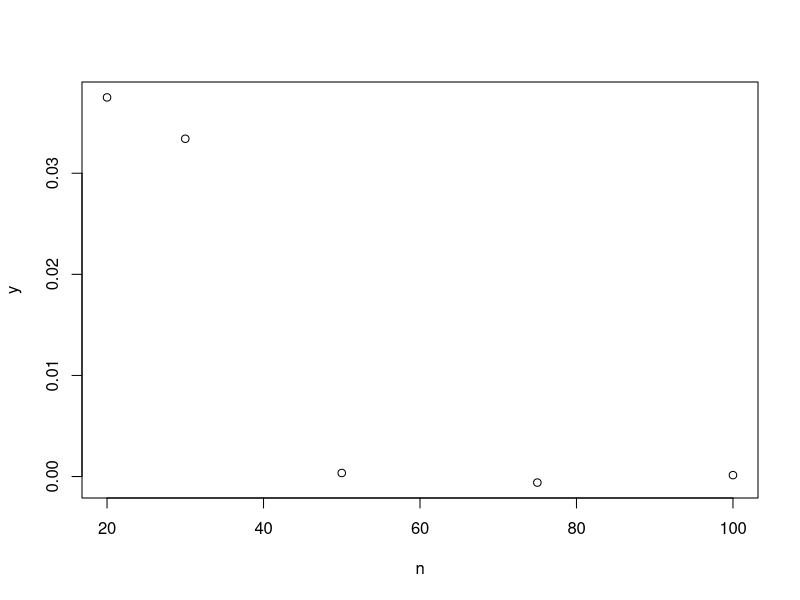
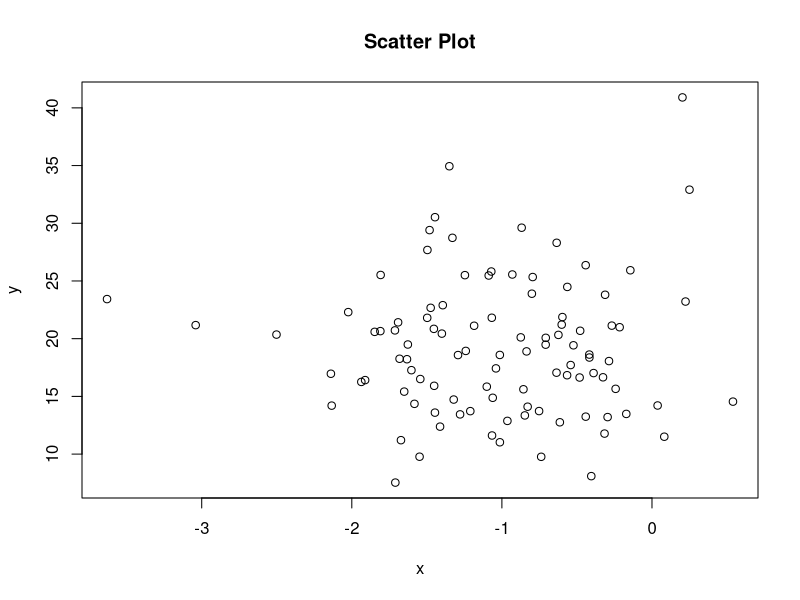
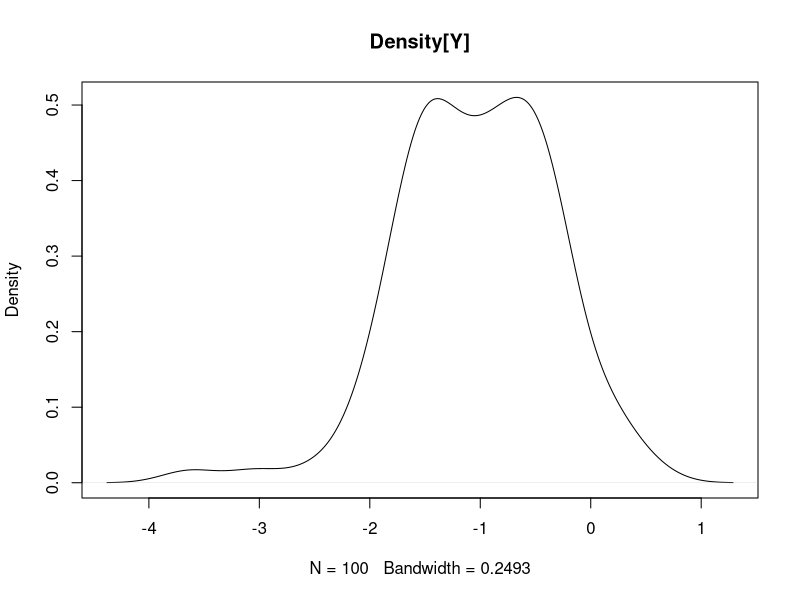
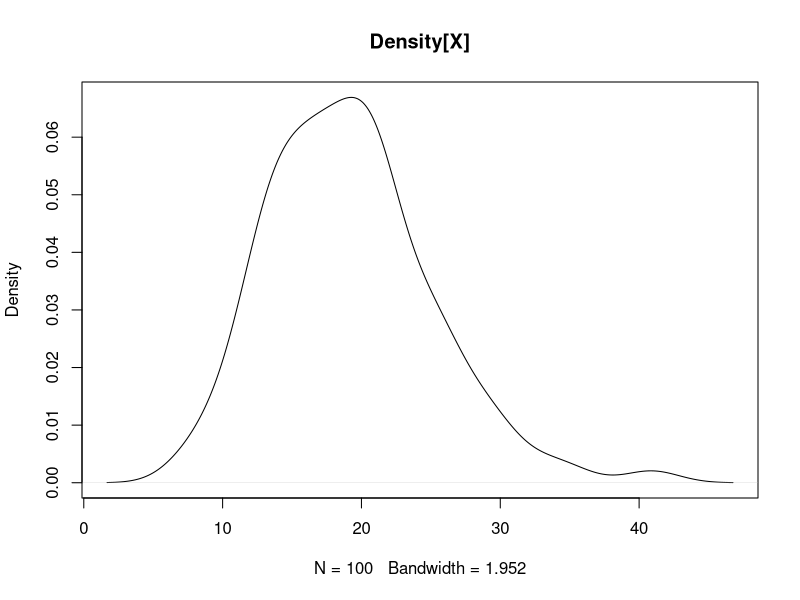
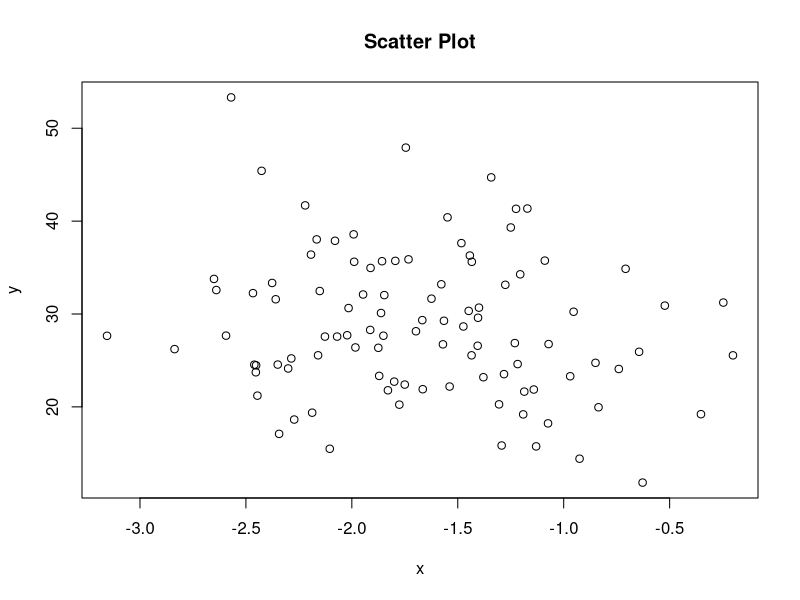
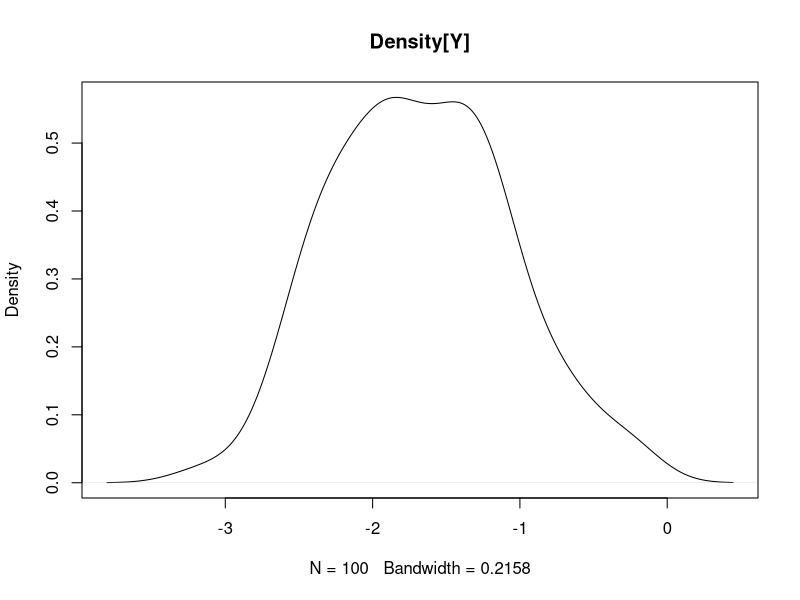
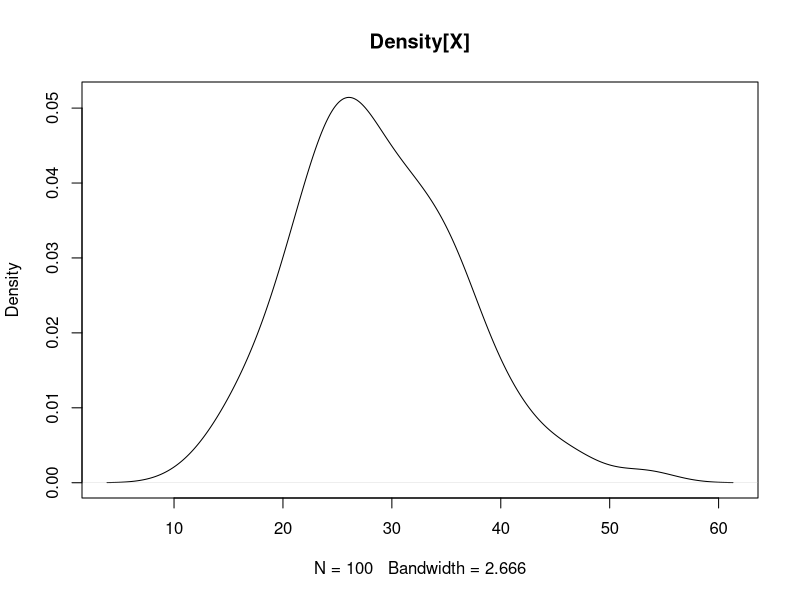
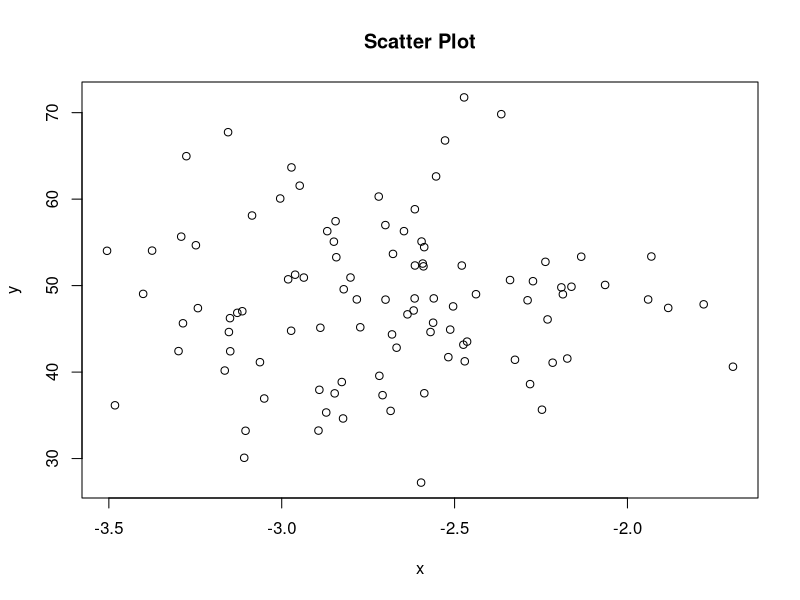

Source code (R) for these figures, in order:
## ---- chunk 1
knitr::opts_chunk$set(echo = FALSE)
## ---- chunk 2
p <- 0.4
n <- c(20, 30, 50, 75, 100)

for (i in 1:length(n)) {
  F[i] = pbinom(8.25, n[i], p)
}


## ---- chunk 3
y <- c(0.0375013,0.03341122,0.0003494771,-0.00060031418,0.00013653601)
plot(n,y)
## ---- chunk 4
func <- function(n) {
  x <- vector(mode = "numeric")
  y <- vector(mode = "numeric")
  for (i in 1:100) {
    val <- rnorm(n, mean = 2, sd = 3)
    meanx <- mean(val)
    varx <- sd(val)^2
    x[i] <- meanx - 2 / sqrt(9 / n)
    y[i] <- ((n - 1) * varx) / (9)
  }
  plot(x, y, main="Scatter Plot")
  plot(density(x), main = "Density[Y]")
  plot(density(y), main = "Density[X]")
}
## ---- chunk 5
print('N = 20')
func(20)
print("N = 30")
func(30)
print("N = 50")
func(50)
print("N = 75")
func(75)
